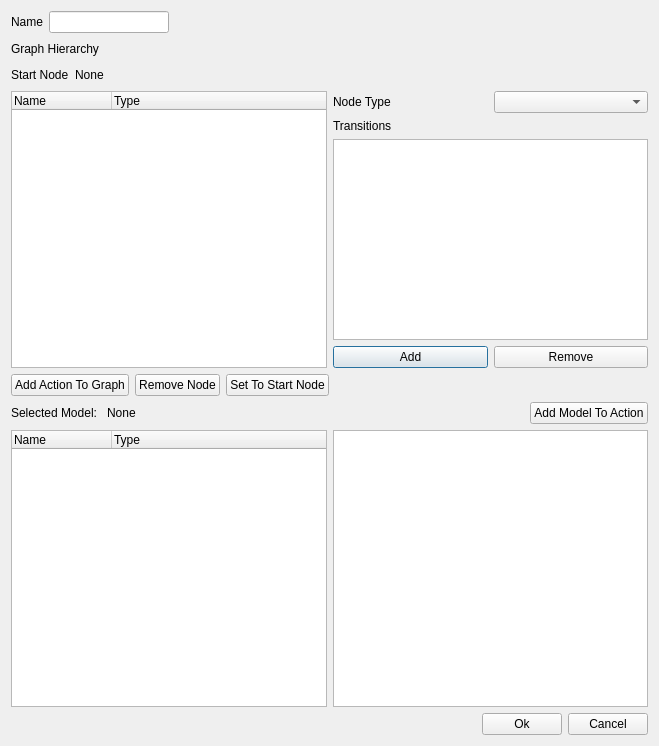
<?xml version="1.0" encoding="UTF-8"?>
<ui version="4.0">
 <class>Dialog</class>
 <widget class="QDialog" name="Dialog">
  <property name="geometry">
   <rect>
    <x>0</x>
    <y>0</y>
    <width>659</width>
    <height>746</height>
   </rect>
  </property>
  <property name="windowTitle">
   <string>Generate Graph Definition</string>
  </property>
  <layout class="QGridLayout" name="gridLayout">
   <item row="0" column="0">
    <layout class="QHBoxLayout" name="horizontalLayout_3">
     <item>
      <widget class="QLabel" name="label_3">
       <property name="text">
        <string>Name</string>
       </property>
      </widget>
     </item>
     <item>
      <widget class="QLineEdit" name="nameLineEdit">
       <property name="maximumSize">
        <size>
         <width>120</width>
         <height>16777215</height>
        </size>
       </property>
      </widget>
     </item>
     <item>
      <spacer name="horizontalSpacer_2">
       <property name="orientation">
        <enum>Qt::Horizontal</enum>
       </property>
       <property name="sizeHint" stdset="0">
        <size>
         <width>40</width>
         <height>20</height>
        </size>
       </property>
      </spacer>
     </item>
    </layout>
   </item>
   <item row="1" column="0">
    <layout class="QHBoxLayout" name="horizontalLayout_5">
     <item>
      <widget class="QLabel" name="label_5">
       <property name="text">
        <string>Graph Hierarchy</string>
       </property>
      </widget>
     </item>
     <item>
      <spacer name="horizontalSpacer_3">
       <property name="orientation">
        <enum>Qt::Horizontal</enum>
       </property>
       <property name="sizeHint" stdset="0">
        <size>
         <width>40</width>
         <height>20</height>
        </size>
       </property>
      </spacer>
     </item>
    </layout>
   </item>
   <item row="2" column="0">
    <layout class="QHBoxLayout" name="horizontalLayout_11">
     <item>
      <widget class="QLabel" name="label_6">
       <property name="text">
        <string>Start Node</string>
       </property>
      </widget>
     </item>
     <item>
      <widget class="QLabel" name="startNodeLabel">
       <property name="text">
        <string>None</string>
       </property>
      </widget>
     </item>
     <item>
      <spacer name="horizontalSpacer_6">
       <property name="orientation">
        <enum>Qt::Horizontal</enum>
       </property>
       <property name="sizeHint" stdset="0">
        <size>
         <width>176</width>
         <height>20</height>
        </size>
       </property>
      </spacer>
     </item>
    </layout>
   </item>
   <item row="3" column="0">
    <layout class="QHBoxLayout" name="horizontalLayout_9">
     <item>
      <layout class="QHBoxLayout" name="horizontalLayout_4">
       <item>
        <widget class="QTreeWidget" name="graphTreeWidget">
         <column>
          <property name="text">
           <string>Name</string>
          </property>
         </column>
         <column>
          <property name="text">
           <string>Type</string>
          </property>
         </column>
        </widget>
       </item>
      </layout>
     </item>
     <item>
      <layout class="QVBoxLayout" name="verticalLayout">
       <item>
        <layout class="QHBoxLayout" name="horizontalLayout_8">
         <item>
          <widget class="QLabel" name="label">
           <property name="text">
            <string>Node Type</string>
           </property>
          </widget>
         </item>
         <item>
          <widget class="QComboBox" name="nodeTypeComboBox"/>
         </item>
        </layout>
       </item>
       <item>
        <layout class="QVBoxLayout" name="TransitionEdit">
         <item>
          <widget class="QLabel" name="label_2">
           <property name="text">
            <string>Transitions</string>
           </property>
          </widget>
         </item>
         <item>
          <widget class="QListWidget" name="transitionListWidget"/>
         </item>
         <item>
          <layout class="QHBoxLayout" name="horizontalLayout_7">
           <item>
            <widget class="QPushButton" name="addTransitionButton">
             <property name="text">
              <string>Add</string>
             </property>
            </widget>
           </item>
           <item>
            <widget class="QPushButton" name="removeTransitionButton">
             <property name="text">
              <string>Remove</string>
             </property>
            </widget>
           </item>
          </layout>
         </item>
        </layout>
       </item>
      </layout>
     </item>
    </layout>
   </item>
   <item row="4" column="0">
    <layout class="QHBoxLayout" name="horizontalLayout_10">
     <item>
      <widget class="QPushButton" name="addActionButton">
       <property name="text">
        <string>Add Action To Graph</string>
       </property>
      </widget>
     </item>
     <item>
      <widget class="QPushButton" name="removeGraphItemButton">
       <property name="text">
        <string>Remove Node</string>
       </property>
      </widget>
     </item>
     <item>
      <widget class="QPushButton" name="setToStartNodeButton">
       <property name="text">
        <string>Set To Start Node</string>
       </property>
      </widget>
     </item>
     <item>
      <spacer name="horizontalSpacer_5">
       <property name="orientation">
        <enum>Qt::Horizontal</enum>
       </property>
       <property name="sizeHint" stdset="0">
        <size>
         <width>40</width>
         <height>20</height>
        </size>
       </property>
      </spacer>
     </item>
    </layout>
   </item>
   <item row="5" column="0">
    <layout class="QHBoxLayout" name="horizontalLayout_6">
     <item>
      <widget class="QLabel" name="label_4">
       <property name="text">
        <string>Selected Model: </string>
       </property>
      </widget>
     </item>
     <item>
      <widget class="QLabel" name="selectedModelLabel">
       <property name="text">
        <string>None</string>
       </property>
      </widget>
     </item>
     <item>
      <spacer name="horizontalSpacer_4">
       <property name="orientation">
        <enum>Qt::Horizontal</enum>
       </property>
       <property name="sizeHint" stdset="0">
        <size>
         <width>40</width>
         <height>20</height>
        </size>
       </property>
      </spacer>
     </item>
     <item>
      <widget class="QPushButton" name="addModelButton">
       <property name="text">
        <string>Add Model To Action</string>
       </property>
      </widget>
     </item>
    </layout>
   </item>
   <item row="6" column="0">
    <layout class="QHBoxLayout" name="horizontalLayout">
     <item>
      <widget class="QTreeWidget" name="collectionTreeWidget">
       <column>
        <property name="text">
         <string>Name</string>
        </property>
       </column>
       <column>
        <property name="text">
         <string>Type</string>
        </property>
       </column>
      </widget>
     </item>
     <item>
      <widget class="QListWidget" name="modelListWidget"/>
     </item>
    </layout>
   </item>
   <item row="7" column="0">
    <layout class="QHBoxLayout" name="horizontalLayout_2">
     <item>
      <spacer name="horizontalSpacer">
       <property name="orientation">
        <enum>Qt::Horizontal</enum>
       </property>
       <property name="sizeHint" stdset="0">
        <size>
         <width>40</width>
         <height>20</height>
        </size>
       </property>
      </spacer>
     </item>
     <item>
      <widget class="QPushButton" name="selectButton">
       <property name="text">
        <string>Ok</string>
       </property>
      </widget>
     </item>
     <item>
      <widget class="QPushButton" name="cancelButton">
       <property name="text">
        <string>Cancel</string>
       </property>
      </widget>
     </item>
    </layout>
   </item>
  </layout>
 </widget>
 <resources/>
 <connections/>
</ui>
